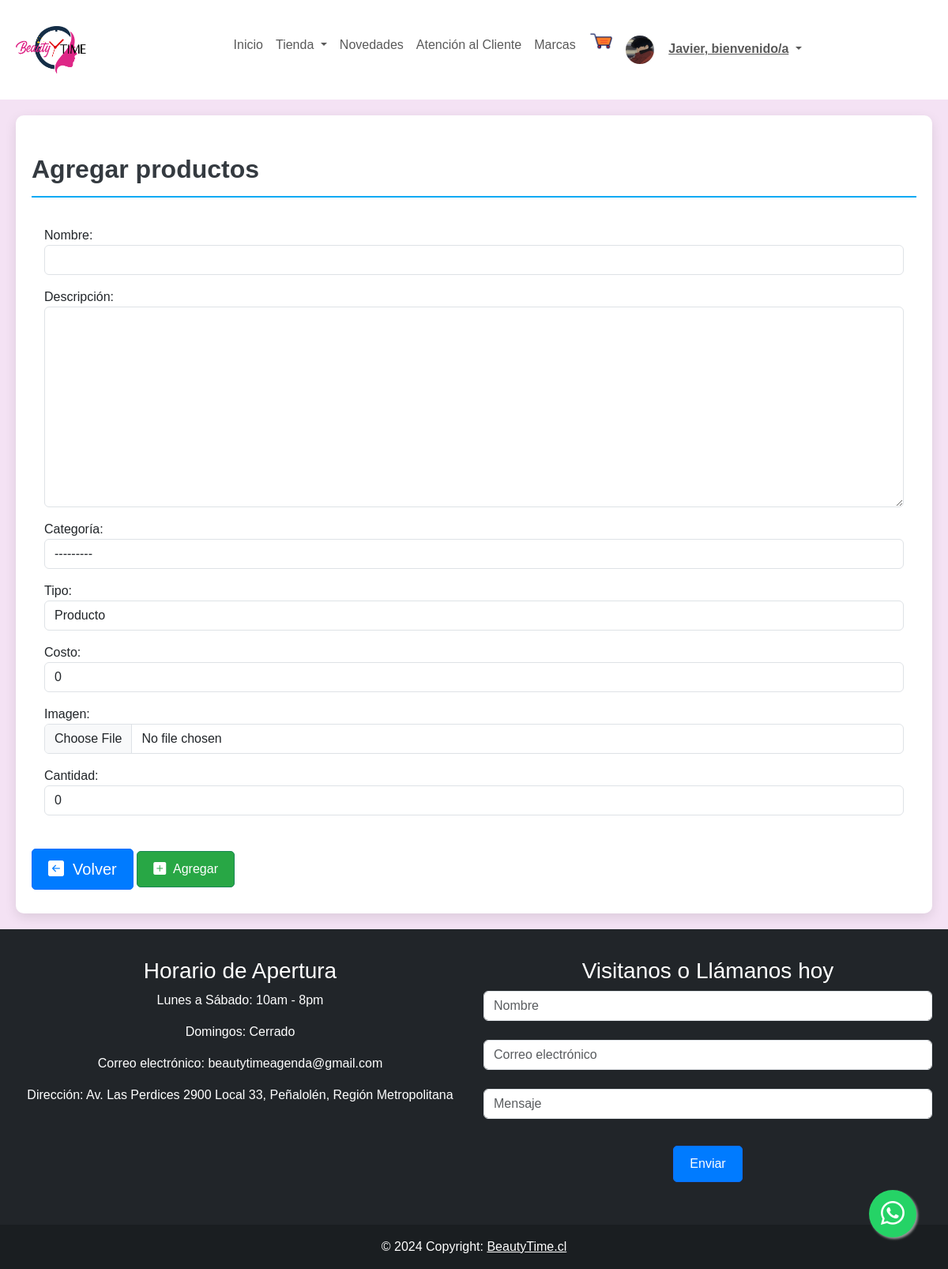
Screenshot of /paginas/agregarProducto (signed in) with the database file from the repository.
### core/models.py (models this page shows, shortened)
class User(AbstractUser):
    CLIENTE = 'Cliente'
    ADMINISTRADOR = 'Administrador'
    TIPO_USUARIO = [
        (CLIENTE, 'Cliente'),
        (ADMINISTRADOR, 'Administrador'),
    ]
    picture = models.ImageField(default = 'users/profile_default.png', upload_to='media/users/')
    direccion = models.CharField(max_length=60, null=True, blank =True)
    region = models.CharField(max_length=200, choices=REGIONES, default=REGIONES[0][0])
    comuna = models.CharField(max_length=200, choices=COMUNAS, default=COMUNAS[0][0])
    telefono = models.CharField(max_length=9, null=True, validators=[MinLengthValidator(9)])
    fecha_nac = models.DateField(null=True)
    tipo_user = models.CharField(max_length=60, choices=TIPO_USUARIO, default=CLIENTE, null=True, blank=True )

### core/views.py (the view)
# urls.py: path('paginas/agregarProducto', views.agregarProducto, name="agregarProducto"),
@login_required
def agregarProducto(request):
    if request.method == 'POST':
        form = agregarProductoForm(data=request.POST, files=request.FILES)
        if form.is_valid():
            producto = form.save(commit=False)
            producto.save()
    else:
        form = agregarProductoForm()
    context = {
        'form': form
    }
    print(context)
    return render(request, 'inventario/agregarProducto.html', context)

### core/forms.py (shortened to what this page needs)
class agregarProductoForm(forms.ModelForm):
    categoria = forms.ModelChoiceField(
        queryset=Categoria.objects.all(),
        widget=forms.Select(attrs={'class': 'form-control'}),
        label='Categoría',
        required=True
    )
    TIPO = [
        ('producto', 'Producto'),
        ('servicio', 'Servicio'),
    ]
    nombre = forms.CharField(max_length=45, label='Nombre')
    tipo = forms.ChoiceField(choices=TIPO, label='Tipo')
    costo = forms.IntegerField(initial=0, required=True, label='Costo')
    picture = forms.ImageField(required=False, label='Imagen')
    cantidad = forms.IntegerField(initial=0, required=True, label='Cantidad')
    class Meta:
        model = Producto
        fields = ['nombre', 'descripcion', 'categoria', 'tipo', 'costo', 'picture', 'cantidad']
        labels = {
            'nombre': 'Nombre',
            'descripcion': 'Descripción',
            'categoria': 'Categoría',
            'tipo': 'Tipo',
            'costo': 'Costo',
            'picture': 'Imagen',
            'cantidad':'Cantidad'
        }

### core/cart.py (called while the page is built, shortened)
  def __iter__(self):
    cart = copy.deepcopy(self.cart)
    productos = Producto.objects.filter(id__in=cart)
    for producto in productos:
      cart[str(producto.id)]["producto"] = producto

### core/context_processors.py (called while the page is built)
def cart_badge(request):
    cart = Cart(request)
    item_count = sum(item['cantidad'] for item in cart)
    return {'cart_badge': item_count}

### core/models.py (called while the page is built)
    def __str__(self):
        return self.nombre

### core/templates/inventario/agregarProducto.html (shortened to what this page needs)
{% extends "base/base.html" %}
{% load widget_tweaks %}
{% load static %}
{% block css %}
<link rel="stylesheet" href="{% static 'css/productos.css' %}">
<link rel="stylesheet" href="static/css/btnwsp.css">
{% endblock %}
{% block template %}
<div class="container">
    <div class="row">
        <div class="col-md-12">
            <div class="wrapper">
                <div class="text-left mt-4 name">
                    Agregar productos
                </div>
                <div>
                <form id=" " method="POST" class="p-3 mt-3" enctype="multipart/form-data">
                    {% for field in form %}
                      <p>
                        {{ field.label_tag }}
                        {{ field|add_class:"form-control text-dark" }}
                      </p>
                    {% endfor %}
                </div>
                <div class="buttons">
                    <div class="action_btn">
                    <a class="btn btn-primary btn-lg" href="{% url 'inventario' %}"><i class="bi bi-arrow-left-square-fill"></i>&nbsp;&nbsp;Volver</a>
                    <button type="submit" value="Submit" class="btn btn-success">
                    <i class="bi bi-plus-square-fill"></i>&nbsp;&nbsp;Agregar
                    </button>
                    </div>
                </div>
                </div>
            </div>
        </div>
    </div>
{% endblock %}

### core/templates/base/base.html (shortened to what this page needs)
{% load static %}
<!DOCTYPE html>
<html lang="es">
<head>
  <link href="https://cdn.jsdelivr.net/npm/bootstrap@5.3.0-alpha3/dist/css/bootstrap.min.css" rel="stylesheet"
>
  <link rel="stylesheet" href="https://cdn.jsdelivr.net/npm/bootstrap-icons@1.10.5/font/bootstrap-icons.css">
  <link href="https://cdnjs.cloudflare.com/ajax/libs/bootstrap-icons/1.8.3/font/bootstrap-icons.min.css"
    rel="stylesheet">
  <link rel="stylesheet" href="{% static 'css/btnwsp.css' %}">
  {% block css %}
  {% endblock %}
</head>
<body>
  {% url 'home' as home %}
  <nav class="navbar navbar-expand-lg navbar-light bg-white">
    <div class="container justify-content-center">
      <a class="navbar-brand" href="{% url 'home' %}">
        <img src="{% static 'img/Beauty-Time.png' %}" alt="Logo" class="img-fluid" style="max-height: 60px;">
      </a>
      <div class="collapse navbar-collapse justify-content-center" id="navbarSupportedContent">
        <ul class="navbar-nav mb-2 mb-lg-0">
          <li class="nav-item">
            <a class="nav-link {% if request.path == home %} active {% endif %}" aria-current="page"
              href="{% url 'home' %}">Inicio</a>
          </li>
          <li class="nav-item dropdown">
            <a class="nav-link dropdown-toggle" href="#" id="navbarDropdown" role="button" data-bs-toggle="dropdown"
              aria-expanded="false">
              Tienda
            </a>
          </li>
          <li class="nav-item">
            <a class="nav-link" href="#">Novedades</a>
          </li>
          <li class="nav-item">
            <a class="nav-link" href="{% url 'atencioncliente' %}">Atención al Cliente</a>
          </li>
          <li class="nav-item">
            <a class="nav-link" href="#">Marcas</a>
          </li>
          <li style="position: relative;">
              <a href="{% url 'carrito' %}" style="position: relative;">
                  <img src="{% static 'img/carrito_png.png' %}" width="30px" height="30px" alt="Carrito de Compras">
              </a>
          </li>
          {% if request.user.is_authenticated %}
          <ul class="navbar-nav">
            <li class="nav-item dropdown" style="color:white">
              <a class="nav-link dropdown-toggle" href="#" id="navbarDropdown" role="button" data-bs-toggle="dropdown"
                aria-expanded="false">
                <img src="{{ user.picture.url }}" style="border-radius: 25px; background:white;" height="36" width="36"
                  alt="Avatar" />
                <strong style="text-decoration: underline;">{{ user.first_name|capfirst }}, bienvenido/a</strong>
              </a>
            </li>
          </ul>
          {%else%}
          <li class="nav-item">
            <b> <a class="nav-link" href="{% url 'login' %}">Mi Cuenta</a></b>
          </li>
          {% endif %}
      </div>
    </div>
  </nav>
  {% block template %}
  {% endblock %}
  <footer class="bg-dark text-center text-white">
    <div class="container">
      <div class="row">
        <div class="col-md-6 mt-3">
          <div class="footer-content">
            <h3>Horario de Apertura</h3>
            <p>Lunes a Sábado: 10am - 8pm</p>
            <p>Domingos: Cerrado</p>
            <p>Correo electrónico: beautytimeagenda@gmail.com</p>
            <p>Dirección: Av. Las Perdices 2900 Local 33, Peñalolén, Región Metropolitana</p>
          </div>
        </div>
        <div class="col-md-6 mt-3">
          <div class="footer-content">
            <h3>Visitanos o Llámanos hoy</h3>
            <div class="subscribe-form">
              <input type="text" id="nombre" class="form-control" placeholder="Nombre"><br>
              <input type="email" id="subscribe-email" class="form-control" placeholder="Correo electrónico"><br>
              <input type="text" id="mensaje" class="form-control" placeholder="Mensaje"><br>
              <button type="submit" class="btn btn-primary">Enviar</button>
            </div>
          </div>
        </div>
      </div>
    </div>
    <br>
    <div class="text-center p-3" style="background-color: rgba(0, 0, 0, 0.2);">
      © 2024 Copyright:
      <a class="text-white" href="{% url 'home' %}">BeautyTime.cl</a>
    </div>
  </footer>
  <a href="https://api.whatsapp.com/send?phone=+56998027818&text=Buenas,%20me%20gustaria%20obtener%20ayuda%20por favor" class="float pulse" target="_blank">
    <i class="bi bi-whatsapp my-float"></i>
  </a>
</body>
</html>

### core/static/css/btnwsp.css (style rules this page uses)
.float { position: fixed; width: 60px; height: 60px; bottom: 40px; right: 40px; background-color: #25d366; color: #FFF; border-radius: 50px; text-align: center; font-size: 30px; box-shadow: 2px 2px 3px #999; z-index: 100; display: flex; align-items: center; justify-content: center; }
.pulse { animation: pulse-animation 2s infinite; }

### core/static/css/productos.css (style rules this page uses)
body { background-color: rgb(244, 226, 244); }
* { margin: 0; padding: 0; box-sizing: border-box; font-family: 'Poppins', sans-serif; }
.container { max-width: 100%; padding: 20px; margin: 0 auto; }
.wrapper { background-color: #ecf0f3; padding: 20px; border-radius: 10px; box-shadow: 0 5px 15px rgba(0,0,0,0.1); }
.name { font-size: 2rem; font-weight: bold; color: #343a40; margin-bottom: 20px; text-align: left; border-bottom: 2px solid #03A9F4; padding-bottom: 10px; }
.btn { margin: 10px 0; padding: 10px 20px; border-radius: 5px; transition: background-color 0.3s ease; }
.btn-success { background-color: #28a745; }
.btn-primary { background-color: #007bff; }
.wrapper { background-color: rgb(255, 255, 255); }

### rows the page displays
User: picture (picture), first_name "Javier"

### other values shown
{{ field.label_tag }} "Nombre:" "Descripción:" "Categoría:" "Tipo:" "Costo:" "Imagen:" "Cantidad:"
